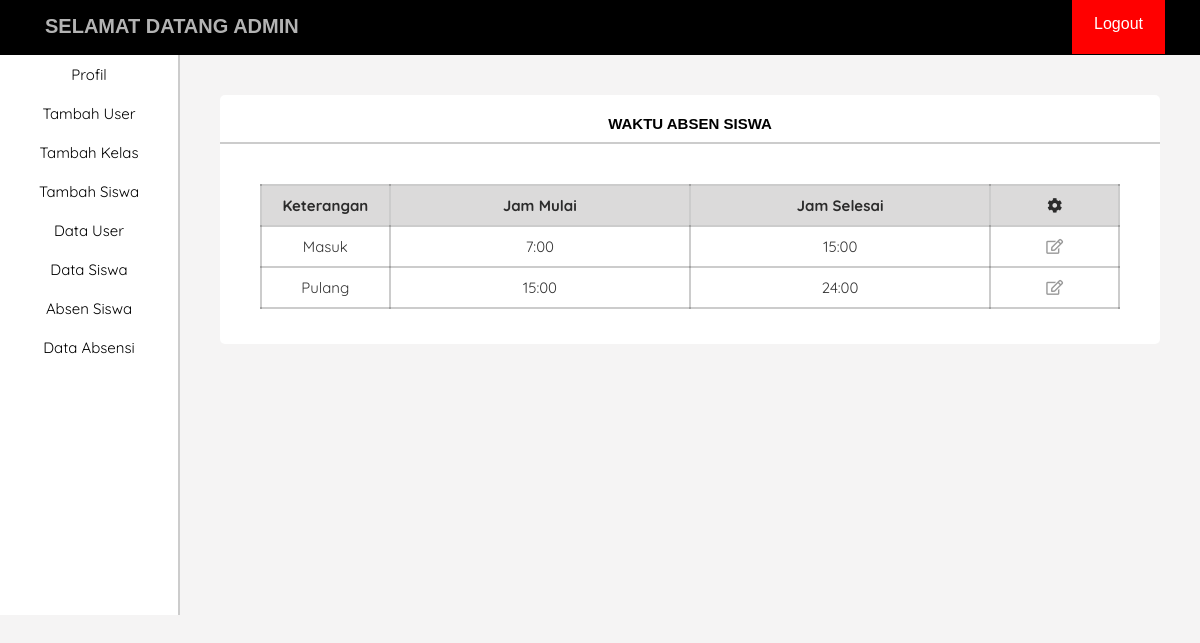
The app's page /ADMIN/absenSiswa.php (signed in) with its own data.
### tables this page shows
CREATE TABLE `tb_pengaturan_absen` (
  `id` int(11) NOT NULL,
  `jam_masuk_awal` varchar(100) NOT NULL,
  `jam_masuk_akhir` varchar(100) NOT NULL,
  `jam_pulang_awal` varchar(100) NOT NULL,
  `jam_pulang_akhir` varchar(100) NOT NULL
);

### ADMIN/absenSiswa.php (the view, shortened to what this page needs)
<?php
require './function.php';
?>
<!DOCTYPE html>
<html lang="en">
<head>
    <link rel="stylesheet" href="../CSS/style_admin.css">
    <link rel="stylesheet" href="../CSS/style_user.css">
    <link rel="stylesheet" href="https://cdnjs.cloudflare.com/ajax/libs/font-awesome/5.15.1/css/all.min.css">
</head>
<body>
    <header>
        <div class="title">
            <h1>SELAMAT DATANG <?php echo $_SESSION['nama']; ?></h1>
        </div>
        <div class="logout">
            <a href="../logout.php">Logout</a>
        </div>
    </header>
    <main>
        <aside>
            <div class="aside">
                <ul>
                    <a href="./admin.php"><li>Profil</li></a>
                    <a href="./tambahUser.php"><li>Tambah User</li></a>
                    <a href="./tambahKelas.php"><li>Tambah Kelas</li></a>
                    <a href="./tambahSiswa.php"><li>Tambah Siswa</li></a>
                    <a href="./dataUser.php"><li>Data User</li></a>
                    <a href="./dataSiswa.php"><li>Data Siswa</li></a>
                    <a href="./absenSiswa.php"><li>Absen Siswa</li></a>
                    <a href="./dataAbsen.php"><li>Data Absensi</li></a>
                </ul>
            </div>
        </aside>
        <div class="container">
            <div class="card-absen-edit">
            <h1>WAKTU ABSEN SISWA</h1>
                <div class="absen">
                    <table class="table-edit" border="1">
                            <?php
                                $sql = mysqli_query($conn, "SELECT * FROM tb_pengaturan_absen");
                                $jam = mysqli_fetch_assoc($sql);
                            ?>
                            <tr class="judul">
                                <td class="keterangan">Keterangan</td>
                                <td class="mulai">Jam Mulai</td>
                                <td class="selesai">Jam Selesai</td>
                                <td><span><i class="fas fa-cog"></i></span></td>
                            </tr>
                            <tr class="jam-absen">
                                <td class="keterangan">Masuk</td>
                                <td class="jam-mulai"><?php echo $jam['jam_masuk_awal'] ?>:00</td>
                                <td class="jam-selesai"><?php echo $jam['jam_masuk_akhir'] ?>:00</td>
                                <td class="edit">
                                    <span><a href="./editAbsenMasuk.php"><i class="far fa-edit"></i></a></span>
                                </td>
                            </tr>
                            <tr class="jam-absen">
                                <td class="keterangan">Pulang</td>
                                <td class="jam-mulai"><?php echo $jam['jam_pulang_awal'] ?>:00</td>
                                <td class="jam-selesai"><?php echo $jam['jam_pulang_akhir'] ?>:00</td>
                                <td class="edit">
                                    <span><a href="./editAbsenPulang.php"><i class="far fa-edit"></i></a></span>
                                </td>
                            </tr>
                    </table>
                </div>
            </div>
        </div>
    </main>
</body>
</html>

### CSS/style_admin.css (style rules this page uses)
* { margin: 0; padding: 0; box-sizing: border-box; }
body { font-family: sans-serif; background-color: #f5f4f4; }
header { width: 100%; height: 55px; background-color: #000; padding: 15px; top: 0; z-index: 10; position: fixed; }
.title h1 { float: left; color: #fff; font-size: 20px; opacity: 0.7; padding-left: 30px; }
.logout { float: right; padding-right: 20px; }
.logout a { padding: 22px; text-decoration: none; color: #fff; background-color: red; }
main { padding-top: 55px; }
aside { position: fixed; width: 15%; height: 560px; float: left; background-color: #fff; border-right: 2px solid rgba(0, 0, 0, 0.2); font-family: 'Quicksand', sans-serif; }
.aside li { text-align: center; font-size: 15px; }
.aside a { color: #000; text-decoration: none; }
.aside ul li { padding: 10px; list-style-type: none; }
.container { width: 85%; padding: 40px; float: right; }
.edit { padding: 50px; padding-top: 70px; padding-bottom: 70px; width: 100%; }
.card-absen-edit { background-color: #fff; border-radius: 5px; }
.card-absen-edit h1 { padding-top: 20px; padding-bottom: 10px; text-align: center; font-size: 15px; border-bottom: 2px solid rgba(0, 0, 0, 0.2); }
.card-absen-edit .absen { height: 200px; }
.table-edit { width: 100%; border-collapse: collapse; border: 2px solid rgba(0, 0, 0, 0.2); border-radius: 20px; }
.table-edit .judul { background-color: rgb(219, 218, 218); }
.table-edit .judul td { text-align: center; font-weight: bold; }
.table-edit td { padding: 10px; border-collapse: collapse; border: 2px solid rgba(0, 0, 0, 0.2); opacity: 0.8; font-size: 15px; font-family: 'Quicksand', sans-serif; }
.table-edit .edit { width: 15%; text-align: center; }
.table-edit .edit .far { padding: 0 5px; }
.table-edit .jam-absen .keterangan { text-align: center; width: 15%; }
.table-edit .jam-absen .jam-mulai { width: 35%; }
.jam-mulai, .jam-selesai { text-align: center; }
.edit span a { color: rgb(0, 0, 0); opacity: 0.5; }

### CSS/style_user.css (style rules this page uses)
.absen { padding: 40px; }

### records on screen
tb_pengaturan_absen: jam_masuk_awal "7", jam_masuk_akhir "15", jam_pulang_awal "15", jam_pulang_akhir "24"

### other values on screen
$_SESSION['nama'] "ADMIN"
